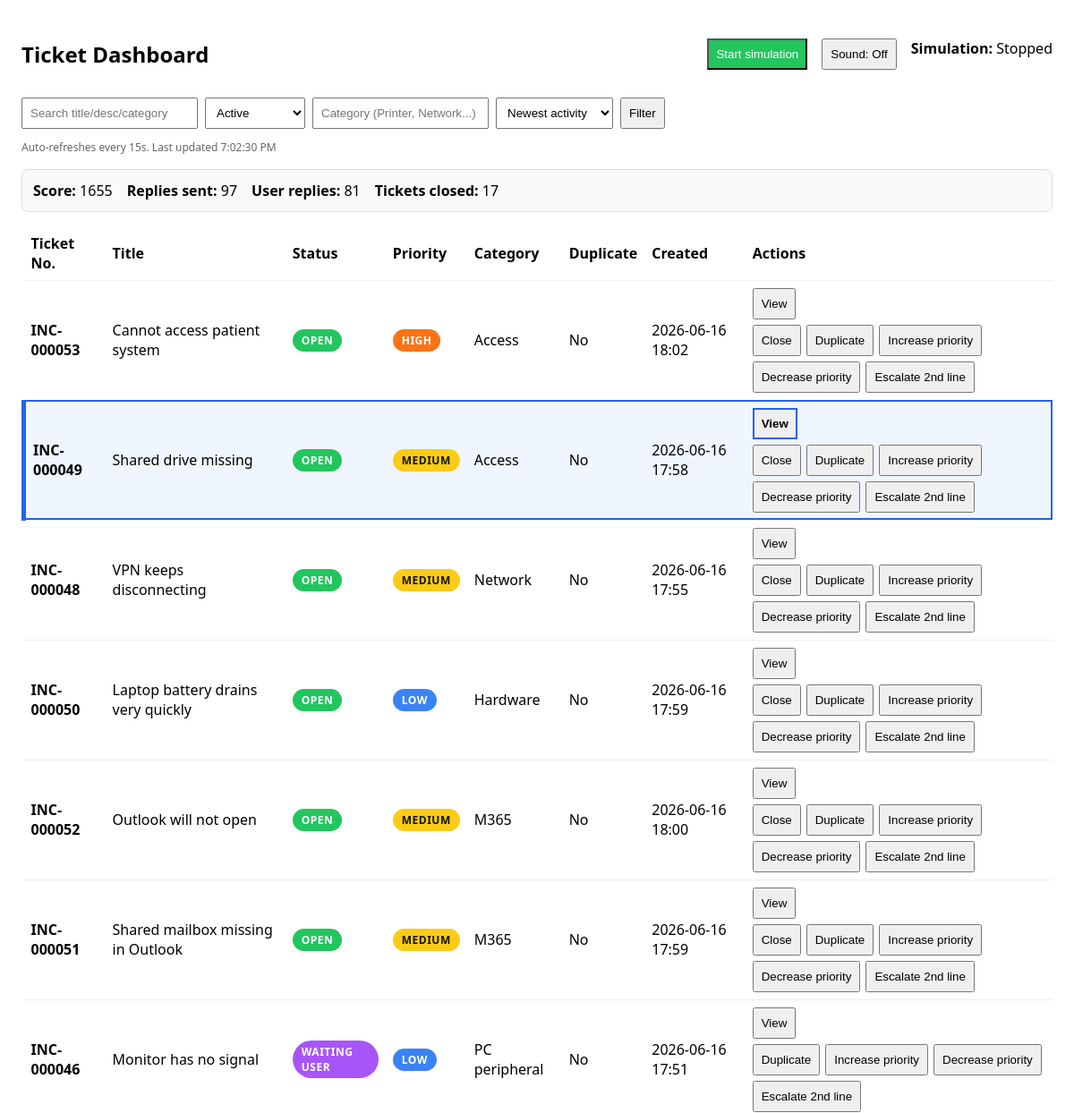
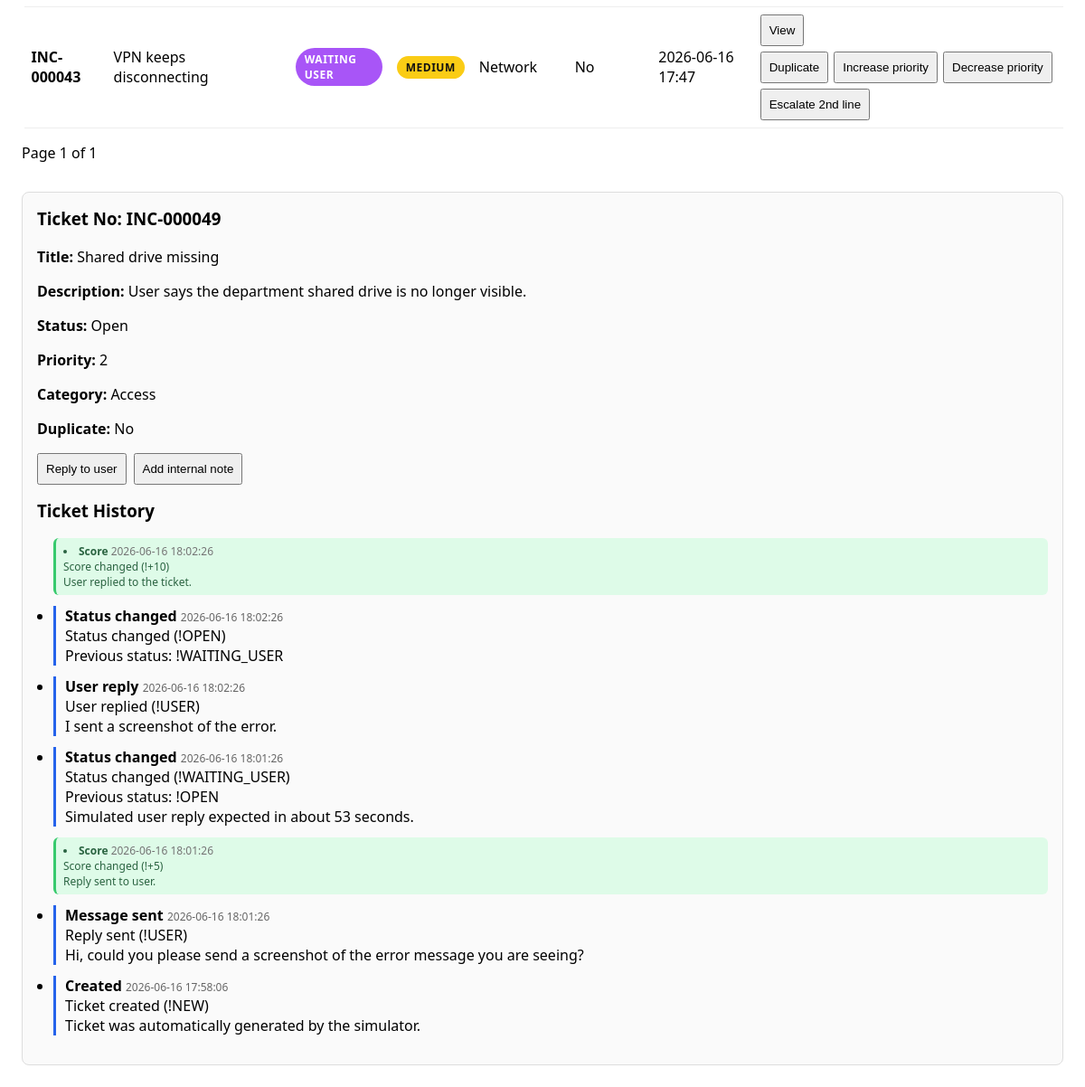
Screenshot of /reports/?selected=49&q=&status=active&category=&ordering=-updated_at with the database file from the repository (2 pictures, top to bottom).
### tickets/models.py (models this page shows, shortened)
class GameState(models.Model):
    score = models.IntegerField(default=0)
    tickets_closed = models.IntegerField(default=0)
    replies_sent = models.IntegerField(default=0)
    user_replies_received = models.IntegerField(default=0)
    simulation_running = models.BooleanField(default=False)
    updated_at = models.DateTimeField(auto_now=True)
    @classmethod
    def get_state(cls):
        state, _ = cls.objects.get_or_create(id=1)
        return state

class Ticket(models.Model):
    PRIORITY_CRITICAL = 0
    PRIORITY_HIGH = 1
    PRIORITY_MEDIUM = 2
    PRIORITY_LOW = 3
    PRIORITY_CHOICES = [
        (PRIORITY_CRITICAL, "Critical"),
        (PRIORITY_HIGH, "High"),
        (PRIORITY_MEDIUM, "Medium"),
        (PRIORITY_LOW, "Low"),
    ]
    STATUS_OPEN = "open"
    STATUS_WAITING_USER = "waiting_user"
    STATUS_CLOSED = "closed"
    STATUS_ESCALATED = "escalated"
    STATUS_CHOICES = [
    (STATUS_OPEN, "Open"),
    (STATUS_WAITING_USER, "Waiting user"),
    (STATUS_CLOSED, "Closed"),
    (STATUS_ESCALATED, "Escalated"),
]
    title = models.CharField(max_length=400)
    description = models.TextField(blank=True)
    created_at = models.DateTimeField(auto_now_add=True)
    priority = models.IntegerField(
        choices=PRIORITY_CHOICES,
        default=PRIORITY_LOW
    )
    status = models.CharField(
        max_length=50,
        choices=STATUS_CHOICES,
        default=STATUS_OPEN
    )
    category = models.CharField(max_length=100, blank=True, null=True)
    is_duplicate = models.BooleanField(default=False)
    updated_at = models.DateTimeField(auto_now=True)
    user_reply_due_at = models.DateTimeField(blank=True, null=True)
    is_waiting_for_simulated_reply = models.BooleanField(default=False)

class TicketEvent(models.Model):
    EVENT_TYPES = [
        ("created", "Created"),
        ("status_changed", "Status changed"),
        ("priority_changed", "Priority changed"),
        ("marked_duplicate", "Marked duplicate"),
        ("unmarked_duplicate", "Unmarked duplicate"),
        ("message_sent", "Message sent"),
        ("user_reply", "User reply"),
        ("note", "Internal note"),
        ("score", "Score"),
    ]
    ticket = models.ForeignKey(
        Ticket,
        on_delete=models.CASCADE,
        related_name="events"
    )
    event_type = models.CharField(max_length=50, choices=EVENT_TYPES)
    message = models.TextField()
    created_at = models.DateTimeField(auto_now_add=True)
    class Meta:
        ordering = ["-created_at"]

### reports/views.py (the view)
# urls.py: path("", lambda request: redirect("reports/dashboard/")),
def dashboard(request):
    qs = Ticket.objects.all()
    q = (request.GET.get("q") or "").strip()
    if q:
        qs = qs.filter(
            Q(title__icontains=q) |
            Q(description__icontains=q) |
            Q(category__icontains=q)
        )
    status = (request.GET.get("status") or "active").strip().lower()
    if status == "active":
        qs = qs.exclude(status__in=[Ticket.STATUS_CLOSED, Ticket.STATUS_ESCALATED])
    elif status in {
        Ticket.STATUS_OPEN,
        Ticket.STATUS_WAITING_USER,
        Ticket.STATUS_CLOSED,
        Ticket.STATUS_ESCALATED,
    }:
        qs = qs.filter(status=status)
    elif status == "all":
        pass
    else:
        status = "active"
        qs = qs.exclude(status__in=[Ticket.STATUS_CLOSED, Ticket.STATUS_ESCALATED])
    category = (request.GET.get("category") or "").strip()
    if category:
        qs = qs.filter(category__icontains=category)
    ordering = request.GET.get("ordering") or "-updated_at"
    if ordering not in {"-updated_at", "-created_at", "created_at", "priority"}:
        ordering = "-updated_at"
    qs = qs.order_by(ordering)
    paginator = Paginator(qs, 10)
    page_number = request.GET.get("page")
    page_obj = paginator.get_page(page_number)
    selected_ticket = None
    selected_ticket_id = request.GET.get("selected")
    game_state = GameState.get_state()
    if selected_ticket_id:
        selected_ticket = Ticket.objects.filter(id=selected_ticket_id).first()
    context = {
        "tickets": page_obj,
        "q": q,
        "status": status,
        "category": category,
        "ordering": ordering,
        "selected_ticket": selected_ticket,
        "selected_ticket_id": selected_ticket_id,
        "game_state": game_state,
    }
    return render(request, "reports/dashboard.html", context)

### reports/templates/reports/dashboard.html (shortened to what this page needs)
<!doctype html>
<html lang="en">
<head>
</head>
<body>
<header>
  <h2 style="margin-right:auto">Ticket Dashboard</h2>
  <section style="display:flex; gap:16px; margin:16px 0; flex-wrap:wrap;">
  <form method="post" action="{% url 'toggle_simulation' %}">
  {% if game_state.simulation_running %}
    <button type="submit" style="background:#ef4444; color:white;">
      Stop simulation
    </button>
  {% else %}
    <button type="submit" style="background:#22c55e; color:white;">
      Start simulation
    </button>
  {% endif %}
</form>
<button type="button" id="soundToggle" onclick="toggleSound()">
</button>
<div>
  <strong>Simulation:</strong>
  {% if game_state.simulation_running %}
    Running
  {% else %}
    Stopped
  {% endif %}
</div>
</section>
  <form class="inline" method="get">
    <input type="text" name="q" placeholder="Search title/desc/category" value="{{ q }}">
    <select name="status">
  <option value="active" {% if status == 'active' %}selected{% endif %}>Active</option>
</select>
    <input type="text" name="category" placeholder="Category (Printer, Network...)" value="{{ category }}">
    <select name="ordering">
  <option value="-updated_at" {% if ordering == '-updated_at' %}selected{% endif %}>Newest activity</option>
</select>
    <button type="submit">Filter</button>
  </form>
</header>
<p class="muted">Auto-refreshes every 15s. <span id="last"></span></p>
<section style="display:flex; gap:16px; margin:16px 0; flex-wrap:wrap; border:1px solid #ddd; padding:12px; border-radius:8px; background:#fafafa;">
  <div><strong>Score:</strong> {{ game_state.score }}</div>
  <div><strong>Replies sent:</strong> {{ game_state.replies_sent }}</div>
  <div><strong>User replies:</strong> {{ game_state.user_replies_received }}</div>
  <div><strong>Tickets closed:</strong> {{ game_state.tickets_closed }}</div>
</section>
<table id="table">
  <thead>
    <tr>
      <th>Ticket No.</th>
      <th>Title</th>
      <th>Status</th>
      <th>Priority</th>
      <th>Category</th>
      <th>Duplicate</th>
      <th>Created</th>
      <th>Actions</th>
    </tr>
  </thead>
  <tbody id="tbody">
    {% for t in tickets %}
<tr class="
  {% if selected_ticket.id == t.id %}selected-row{% endif %}
">
<td>
    <strong>INC-{{ t.id|stringformat:"06d" }}</strong>
  </td>
  <td>{{ t.title }}</td>
  <td>
    <span class="pill {{ t.status|lower }}">
      {% if t.status == "waiting_user" %}
  WAITING USER
{% elif t.status == "escalated" %}
  ESCALATED
{% else %}
  {{ t.status|upper }}
{% endif %}
    </span>
  </td>
  <td>
  <span class="pill
    {% if t.priority == 0 %}priority-critical
    {% elif t.priority == 1 %}priority-high
    {% elif t.priority == 2 %}priority-medium
    {% else %}priority-low
    {% endif %}">
    {% if t.priority == 0 %}CRITICAL
    {% elif t.priority == 1 %}HIGH
    {% elif t.priority == 2 %}MEDIUM
    {% else %}LOW
    {% endif %}
  </span>
</td>
  <td>{{ t.category|default:"—" }}</td>
  <td>{{ t.is_duplicate|yesno:"Yes,No" }}</td>
  <td>{{ t.created_at|date:"Y-m-d H:i" }}</td>
<td>
  <div style="display:flex; gap:6px; flex-wrap:wrap;">
   <a href="?selected={{ t.id }}&q={{ q }}&status={{ status }}&category={{ category }}&ordering={{ ordering }}">
  <button
    type="button"
    {% if selected_ticket.id == t.id %}style="font-weight:700; border:2px solid #2563eb;"{% endif %}
  >
    View
  </button>
</a>
    <form method="post" action="{% url 'ticket_action' t.id %}" style="display:flex; gap:6px; flex-wrap:wrap;">
      {% if t.status|lower == "open" %}
        <button type="submit" name="action" value="close">Close</button>
      {% elif t.status|lower == "closed" %}
        <button type="submit" name="action" value="reopen">Reopen</button>
      {% endif %}
      {% if t.is_duplicate %}
        <button type="submit" name="action" value="not_duplicate">Not duplicate</button>
      {% else %}
        <button type="submit" name="action" value="duplicate">Duplicate</button>
      {% endif %}
      <button type="submit" name="action" value="increase_priority">Increase priority</button>
      <button type="submit" name="action" value="decrease_priority">Decrease priority</button>
      <button type="submit" name="action" value="escalate_2nd_line">Escalate 2nd line</button>
    </form>
  </div>
</td>
</tr>
    {% endfor %}
  </tbody>
</table>
<p id="pager">
  Page {{ tickets.number }} of {{ tickets.paginator.num_pages }}
</p>
<section id="ticket-detail" style="margin-top:32px; border:1px solid #ddd; border-radius:8px; padding:16px;">
  {% if selected_ticket %}
    <h3>
  <strong>Ticket No:</strong>
  INC-{{ selected_ticket.id|stringformat:"06d" }}
</h3>
    <p><strong>Title:</strong> {{ selected_ticket.title }}</p>
    <p><strong>Description:</strong> {{ selected_ticket.description }}</p>
    <p>
  <strong>Status:</strong>
  {% if selected_ticket.status == "waiting_user" %}
    Waiting user
  {% else %}
    {{ selected_ticket.status|title }}
  {% endif %}
</p>
    <p><strong>Priority:</strong> {{ selected_ticket.priority }}</p>
    <p><strong>Category:</strong> {{ selected_ticket.category|default:"—" }}</p>
    <p><strong>Duplicate:</strong> {{ selected_ticket.is_duplicate|yesno:"Yes,No" }}</p>
<div style="display:flex; gap:8px; flex-wrap:wrap; margin-bottom:16px;">
  <button type="button" onclick="openReplyModal()">
    Reply to user
  </button>
  <button type="button" onclick="openNoteModal()">
    Add internal note
  </button>
</div>
    <h3>Ticket History</h3>
    {% if selected_ticket.events.all %}
      <ul style="padding-left:18px;">
        {% for event in selected_ticket.events.all %}
          <li class="history-item
  {% if event.event_type == 'score' and '!+' in event.message %}score-positive{% endif %}
  {% if event.event_type == 'score' %}score-event{% endif %}
">
  <strong>{{ event.get_event_type_display }}</strong>
  <span class="muted">{{ event.created_at|date:"Y-m-d H:i:s" }}</span>
  <br>
  {{ event.message|linebreaksbr }}
</li>
        {% endfor %}
      </ul>
    {% else %}
      <p class="muted">No history yet for this ticket.</p>
    {% endif %}
  {% else %}
    <h3>Selected Ticket</h3>
    <p class="muted">Select a ticket to view details and history.</p>
  {% endif %}
</section>
</body>
</html>

### reports/templates/reports/dashboard.html (style rules this page uses)
body { font-family: system-ui, Arial; margin: 24px; }
header { display:flex; gap:12px; align-items:center; flex-wrap:wrap; }
input, select, button { padding:8px; }
table { width:100%; border-collapse: collapse; margin-top:16px; }
th, td { border-bottom:1px solid #eee; padding:8px; text-align:left; }
.muted { color:#666; font-size:12px; }
form.inline { display:flex; gap:8px; align-items:center; }
.pill { padding:4px 10px; border-radius:999px; font-size:12px; font-weight:600; letter-spacing:.5px; text-transform:uppercase; color:#fff; background:#6b7280; display:inline-block; }
.pill.open { background:#22c55e; }
.pill.priority-low { background:#3b82f6; }
.pill.priority-medium { background:#facc15; color:#111; }
.pill.priority-high { background:#f97316; }
.selected-row { outline: 2px solid #2563eb; background: #eff6ff; }
#ticket-detail { margin-top: 32px; border: 1px solid #ddd; border-radius: 8px; padding: 16px; background: #fafafa; }
#ticket-detail h3 { margin-top: 0; }
.history-item { border-left: 3px solid #2563eb; padding-left: 10px; margin-bottom: 12px; }
.pill.waiting_user { background: #a855f7; }
.selected-row { background: #eff6ff !important; outline: 2px solid #2563eb; outline-offset: -2px; }
.selected-row td:first-child { border-left: 5px solid #2563eb; }
.score-event { font-size: 12px; padding: 6px 8px; border-radius: 6px; list-style-position: inside; opacity: 0.9; }
.score-positive { border-left-color: #22c55e; background: #dcfce7; color: #14532d; }

### rows the page displays
GameState: score "1655", replies_sent "97", user_replies_received "81", tickets_closed "17"
Ticket: id "000053", title "Cannot access patient system", status "OPEN", priority "HIGH", category "Access", is_duplicate "No", created_at "2026-06-16 18:02", shows "Close", shows "Duplicate"
Ticket: id "000049", title "Shared drive missing", status "OPEN", shows "MEDIUM", category "Access", is_duplicate "No", created_at "2026-06-16 17:58", shows "Close", shows "Duplicate", description "User says the department shared drive is no longer visible.", status "Open", priority "2"
Ticket: id "000048", title "VPN keeps disconnecting", status "OPEN", priority "MEDIUM", category "Network", is_duplicate "No", created_at "2026-06-16 17:55", shows "Close", shows "Duplicate"
Ticket: id "000050", title "Laptop battery drains very quickly", status "OPEN", priority "LOW", category "Hardware", is_duplicate "No", created_at "2026-06-16 17:59", shows "Close", shows "Duplicate"
Ticket: id "000052", title "Outlook will not open", status "OPEN", priority "MEDIUM", category "M365", is_duplicate "No", created_at "2026-06-16 18:00", shows "Close", shows "Duplicate"
Ticket: id "000051", title "Shared mailbox missing in Outlook", status "OPEN", priority "MEDIUM", category "M365", is_duplicate "No", created_at "2026-06-16 17:59", shows "Close", shows "Duplicate"
Ticket: id "000046", title "Monitor has no signal", status "WAITING USER", priority "LOW", category "PC peripheral", is_duplicate "No", created_at "2026-06-16 17:51", shows "Duplicate"
Ticket: id "000043", title "VPN keeps disconnecting", status "WAITING USER", priority "MEDIUM", category "Network", is_duplicate "No", created_at "2026-06-16 17:47", shows "Duplicate"
TicketEvent: event_type "Score", created_at "2026-06-16 18:02:26", message "Score changed (!+10) User replied to the ticket."
TicketEvent: event_type "Status changed", created_at "2026-06-16 18:02:26", message "Status changed (!OPEN) Previous status: !WAITING_USER"
TicketEvent: event_type "User reply", created_at "2026-06-16 18:02:26", message "User replied (!USER) I sent a screenshot of the error."
TicketEvent: event_type "Status changed", created_at "2026-06-16 18:01:26", message "Status changed (!WAITING_USER) Previous status: !OPEN Simulated user reply expected in about 53 seconds."
TicketEvent: event_type "Score", created_at "2026-06-16 18:01:26", message "Score changed (!+5) Reply sent to user."
TicketEvent: event_type "Message sent", created_at "2026-06-16 18:01:26", message "Reply sent (!USER) Hi, could you please send a screenshot of the error message you are seeing?"
TicketEvent: event_type "Created", created_at "2026-06-16 17:58:06", message "Ticket created (!NEW) Ticket was automatically generated by the simulator."

### other values shown
{{ tickets.number }} "1"
{{ tickets.paginator.num_pages }} "1"
